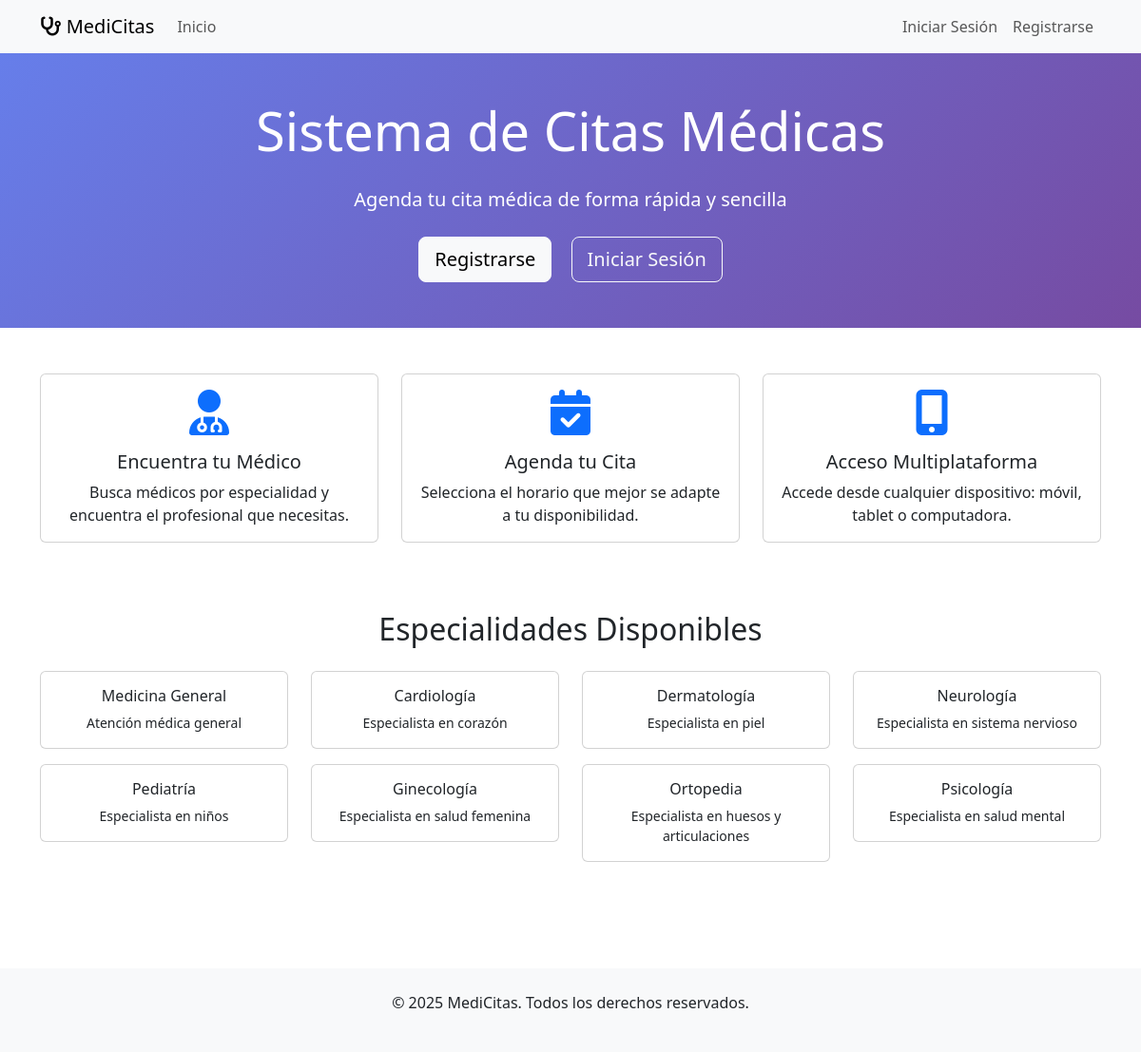
The page / on the database its author committed.
### app.py (models this page shows)
class Especialidad(db.Model):
    id = db.Column(db.Integer, primary_key=True)
    nombre = db.Column(db.String(100), nullable=False, unique=True)
    descripcion = db.Column(db.Text)

### app.py (the view)
@app.route('/')
def index():
    especialidades = Especialidad.query.all()
    return render_template('index.html', especialidades=especialidades)

### templates/index.html (shortened to what this page needs)
{% extends "base.html" %}
{% block content %}
<div class="hero-section py-5 text-white text-center" style="background: linear-gradient(135deg, #667eea 0%, #764ba2 100%);">
    <div class="container">
        <h1 class="display-4 mb-4">Sistema de Citas Médicas</h1>
        <p class="lead mb-4">Agenda tu cita médica de forma rápida y sencilla</p>
        {% if not current_user.is_authenticated %}
        <a href="{{ url_for('register') }}" class="btn btn-light btn-lg me-3">Registrarse</a>
        <a href="{{ url_for('login') }}" class="btn btn-outline-light btn-lg">Iniciar Sesión</a>
        {% else %}
        <a href="{{ url_for('buscar_medicos') }}" class="btn btn-light btn-lg">Buscar Médicos</a>
        {% endif %}
    </div>
</div>
<div class="container py-5">
    <div class="row">
        <div class="col-md-4 mb-4">
            <div class="card h-100 text-center">
                <div class="card-body">
                    <i class="fas fa-user-md fa-3x text-primary mb-3"></i>
                    <h5 class="card-title">Encuentra tu Médico</h5>
                    <p class="card-text">Busca médicos por especialidad y encuentra el profesional que necesitas.</p>
                </div>
            </div>
        </div>
        <div class="col-md-4 mb-4">
            <div class="card h-100 text-center">
                <div class="card-body">
                    <i class="fas fa-calendar-check fa-3x text-primary mb-3"></i>
                    <h5 class="card-title">Agenda tu Cita</h5>
                    <p class="card-text">Selecciona el horario que mejor se adapte a tu disponibilidad.</p>
                </div>
            </div>
        </div>
        <div class="col-md-4 mb-4">
            <div class="card h-100 text-center">
                <div class="card-body">
                    <i class="fas fa-mobile-alt fa-3x text-primary mb-3"></i>
                    <h5 class="card-title">Acceso Multiplataforma</h5>
                    <p class="card-text">Accede desde cualquier dispositivo: móvil, tablet o computadora.</p>
                </div>
            </div>
        </div>
    </div>
    {% if especialidades %}
    <div class="row mt-5">
        <div class="col-12">
            <h2 class="text-center mb-4">Especialidades Disponibles</h2>
            <div class="row">
                {% for especialidad in especialidades %}
                <div class="col-md-3 col-sm-6 mb-3">
                    <div class="card">
                        <div class="card-body text-center">
                            <h6 class="card-title">{{ especialidad.nombre }}</h6>
                            <p class="card-text small">{{ especialidad.descripcion }}</p>
                        </div>
                    </div>
                </div>
                {% endfor %}
            </div>
        </div>
    </div>
    {% endif %}
</div>
{% endblock %}

### templates/base.html (shortened to what this page needs)
<!DOCTYPE html>
<html lang="es">
<head>
    <link href="https://cdnjs.cloudflare.com/ajax/libs/bootstrap/5.3.0/css/bootstrap.min.css" rel="stylesheet">
    <link href="https://cdnjs.cloudflare.com/ajax/libs/font-awesome/6.4.0/css/all.min.css" rel="stylesheet">
</head>
<body>
    <nav class="navbar navbar-expand-lg navbar-light bg-light">
        <div class="container">
            <a class="navbar-brand" href="{{ url_for('index') }}">
                <i class="fas fa-stethoscope"></i> MediCitas
            </a>
            <div class="collapse navbar-collapse" id="navbarNav">
                <ul class="navbar-nav me-auto">
                    <li class="nav-item">
                        <a class="nav-link" href="{{ url_for('index') }}">Inicio</a>
                    </li>
                </ul>
                <ul class="navbar-nav">
                    {% if current_user.is_authenticated %}
                    <li class="nav-item dropdown">
                        <a class="nav-link dropdown-toggle" href="#" id="navbarDropdown" role="button" data-bs-toggle="dropdown">
                            <i class="fas fa-user"></i> {{ current_user.nombre }}
                        </a>
                        <ul class="dropdown-menu">
                            <li><a class="dropdown-item" href="{{ url_for('logout') }}">Cerrar Sesión</a></li>
                        </ul>
                    </li>
                    {% else %}
                    <li class="nav-item">
                        <a class="nav-link" href="{{ url_for('login') }}">Iniciar Sesión</a>
                    </li>
                    <li class="nav-item">
                        <a class="nav-link" href="{{ url_for('register') }}">Registrarse</a>
                    </li>
                    {% endif %}
                </ul>
            </div>
        </div>
    </nav>
    <main>
        {% block content %}{% endblock %}
    </main>
    <footer class="bg-light text-center py-4 mt-5">
        <div class="container">
            <p>&copy; 2025 MediCitas. Todos los derechos reservados.</p>
        </div>
    </footer>
</body>
</html>

### rows shown on the page
Especialidad: nombre "Medicina General", descripcion "Atención médica general"
Especialidad: nombre "Cardiología", descripcion "Especialista en corazón"
Especialidad: nombre "Dermatología", descripcion "Especialista en piel"
Especialidad: nombre "Neurología", descripcion "Especialista en sistema nervioso"
Especialidad: nombre "Pediatría", descripcion "Especialista en niños"
Especialidad: nombre "Ginecología", descripcion "Especialista en salud femenina"
Especialidad: nombre "Ortopedia", descripcion "Especialista en huesos y articulaciones"
Especialidad: nombre "Psicología", descripcion "Especialista en salud mental"
